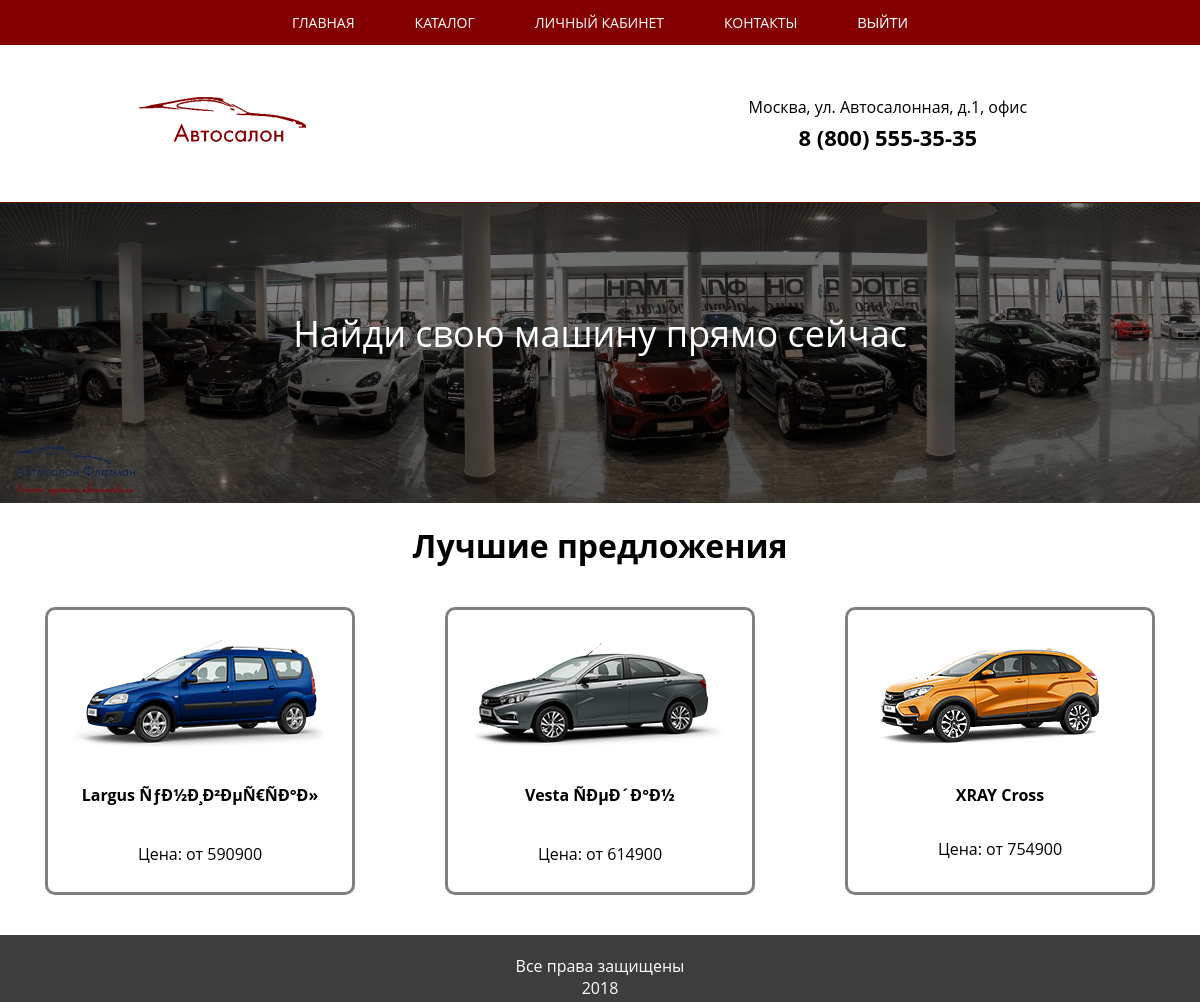
The app's page /main.php (signed in) with its own data.
### tables this page shows
CREATE TABLE `cars_list` (
  `id` int(11) NOT NULL,
  `car` text NOT NULL,
  `description` text NOT NULL,
  `price` int(11) NOT NULL,
  `image` text NOT NULL
);

### main.php (the view, shortened to what this page needs)
<!DOCTYPE html>
<html lang="en">
<head>
    <link rel="stylesheet" href="style.css">
</head>
<body>
<?php include("top.php"); ?>
<main>
    <div style="position: relative; font-size: 36px; font-weight: 400; ">
        <div class="motto" style="background-image: url(images/01.jpg);"></div>
        <p style="position: absolute; top: 70px; left: 0; margin-left: auto; right: 0; margin-right: auto; text-align: center; color: white; z-index: 3;">
            Найди свою машину прямо сейчас
        </p>
    </div>
    <h1 style="text-align: center">Лучшие предложения</h1>
    <div class="hot_sells">
        <?php
        include("bd.php");
        $result = mysqli_query($db, "SELECT * FROM cars_list ORDER BY price ASC");
        $rows = mysqli_num_rows($result);
        if ($rows >= 3) $rows = 3;
        for ($i = 0; $i < $rows; ++$i) {
            $row = mysqli_fetch_array($result);
            echo "<div class='hot_sells_item'><table>";
            echo "<tr><td><img src='$row[image]' style='width: 250px; height: 110px'></td></tr>";
            echo "<tr><th>$row[car]</th></tr>";
            echo "<tr><td>Цена: от $row[price]</td></tr>";
            echo "</table></div>";
        }
        echo "</div>";
        ?>
</main>
<footer>
    <div class="footer_vertical">
        <p>Все права защищены</p>
        <p>2018</p>
    </div>
</footer>
</body>
</html>

### style.css (style rules this page uses)
html { height: 100%; }
body { display: flex; flex-direction: column; font-family: 'Open Sans', Helvetica, Arial, sans-serif; margin: 0; padding: 0; height: 100%; }
.motto { background-color: rgba(0,0,0,.3); text-transform: uppercase; text-align: center; height: 300px; background-size: cover; }
.motto:after { content: ''; position: absolute; top: 0; left: 0; right: 0; bottom: 0; background: rgba(0,0,0,.5); z-index: 2; }
.hot_sells { display: flex; flex-direction: row; justify-content: space-around; margin: 40px 0; }
.hot_sells td { text-align: center; padding: 15px; }
.hot_sells th { text-align: center; padding: 15px; }
.hot_sells_item { padding: 10px; border: 3px solid grey; border-radius: 10px; }
footer { flex: 0 0 auto; height: 67px; display: flex; justify-content: center; background-color: #3d3d3d; color: white; }
.footer_vertical { display: flex; margin-top: 20px; flex-direction: column; align-items: center; }
.footer_vertical p { margin: 0; }
main { flex: 1 0 auto; }

### records on screen
cars_list: image (picture), car "Largus ÑƒÐ½Ð¸Ð²ÐµÑ€ÑÐ°Ð»", price "590900"
cars_list: image (picture), car "Vesta ÑÐµÐ´Ð°Ð½", price "614900"
cars_list: image (picture), car "XRAY Cross", price "754900"
